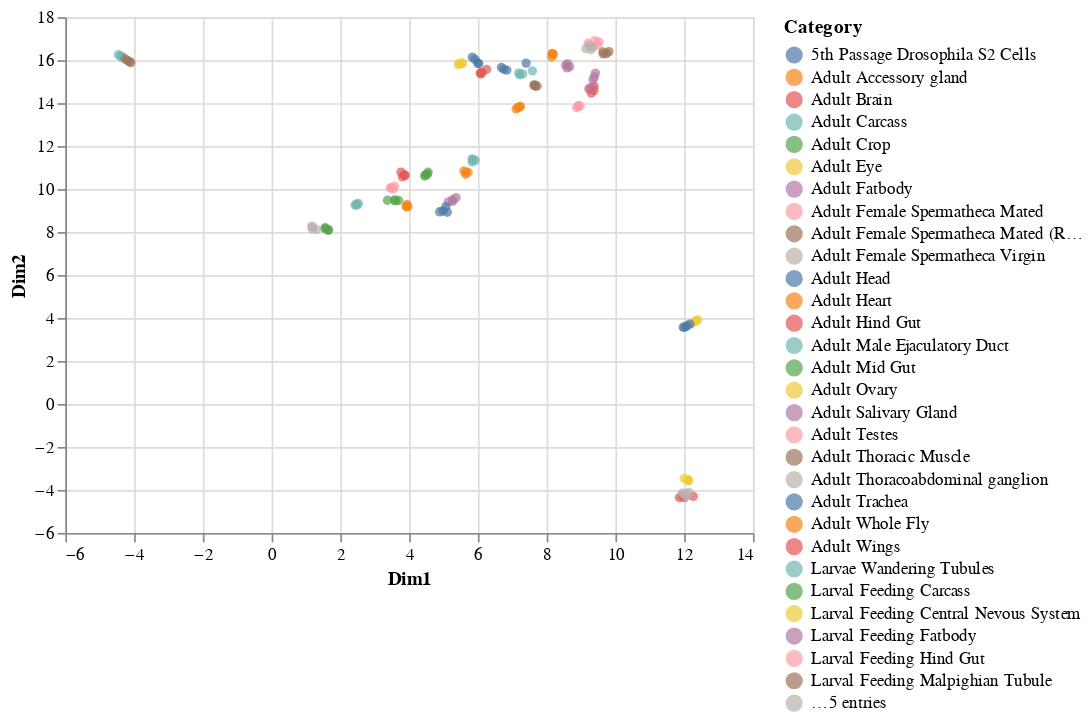

Notebook code cell kept with this figure:
### Markdown cell above
**Exercise:**

Try creating a UMAP plot using `UMAP()`, which we imported from the `umap` library. `umap` is not part of scikit-learn, but it deliberately uses a similar syntax.

Examine the documentation either online or just using `help(UMAP)` in the notebook.

Look at the available parameters in the documentation. Try varying `n_neighbours` (which has a conceptual similarity to tSNE's `perplexity`) and `min_dist`.

### Code cell
### YOUR CODE HERE
umap = UMAP(n_components=2)
expression_umap = umap.fit_transform(log_expression.values.T)
plot_two_dimensions(expression_umap, sample_categories, expression.columns)

### Figure 1 — Vega-Lite specification as saved in the notebook (floating-point values rounded to 4 significant figures; data arrays with more than 128 entries replaced by an {"elided": "..."} marker saying what was removed)
{"config": {"view": {"continuousWidth": 400, "continuousHeight": 300}}, "data": {"name": "data-1dacf0d1db6c5a50a86c1141b06639ff"}, "mark": "circle", "encoding": {"color": {"type": "nominal", "field": "Category"}, "tooltip": {"type": "nominal", "field": "Sample"}, "x": {"type": "quantitative", "field": "Dim1"}, "y": {"type": "quantitative", "field": "Dim2"}}, "$schema": "https://vega.github.io/schema/vega-lite/v4.8.1.json", "datasets": {"data-1dacf0d1db6c5a50a86c1141b06639ff": {"elided": "136 records"}}}
